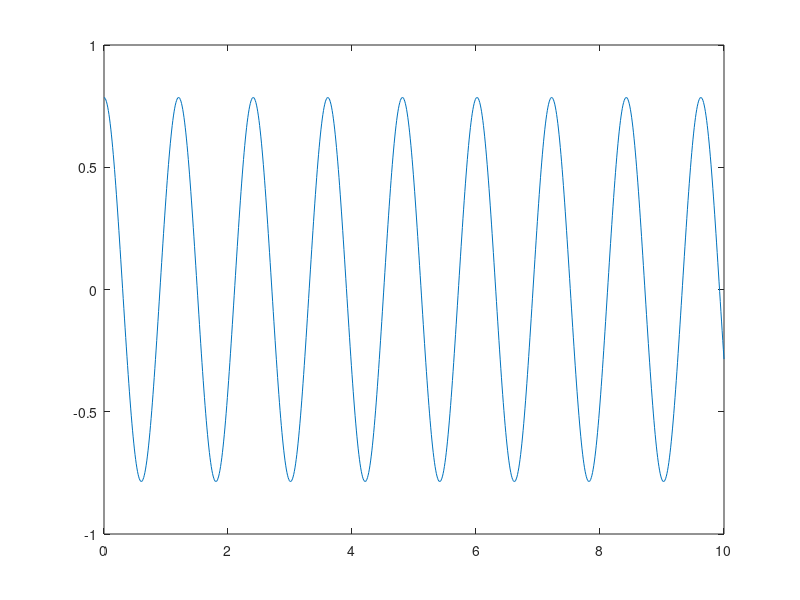

Reproduce this figure in MATLAB.
clear all
close all

R = 0.2; g = 9.8;

w = 5; teta0 = pi/4; v0 = 0;
h = 0.01;
t = 0:h:10;
N = length(t);

teta = nan(1,N); v = nan(1,N);
teta(1) = teta0; v(1) = v0;

f_teta = @(V) V;
fv = @(T) (w^2*cos(T)-g/R)*sin(T);
for k=1:N-1
    r1t = f_teta( v(k) );
    r1v = fv( teta(k) );
    
    r2t = f_teta(v(k) + r1v*h/2 );
    r2v = fv( teta(k) + r1t*h/2);
    
    r3t = f_teta( v(k) + r2v*h/2 );
    r3v = fv( teta(k) + r2t*h/2 );
    
    r4t = f_teta( v(k) + r3v*h );
    r4v = fv( teta(k) + r3t*h );
    
    teta(k+1) = teta(k) + h/6*(r1t + 2*r2t + 2*r3t + r4t);
    v(k+1) = v(k) + h/6*(r1v + 2*r2v + 2*r3v + r4v);
end

plot(t,teta)
for k=2:N-1
    if teta(k-1)<teta(k) && teta(k)>teta(k+1)
        break
    end
end
periodo = interp1( [teta(k-1) teta(k)],[t(k-1) t(k)],teta(k))

